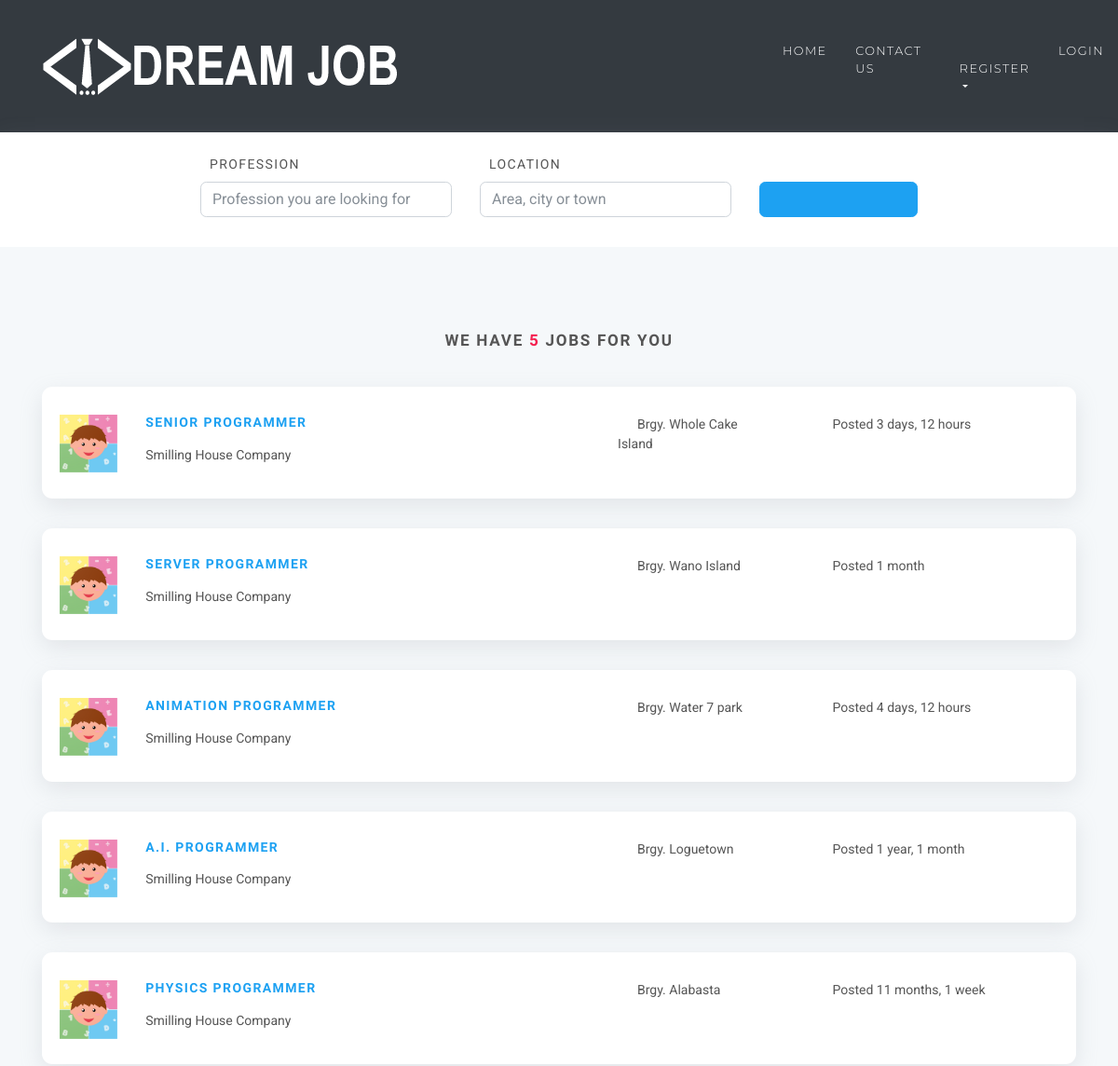
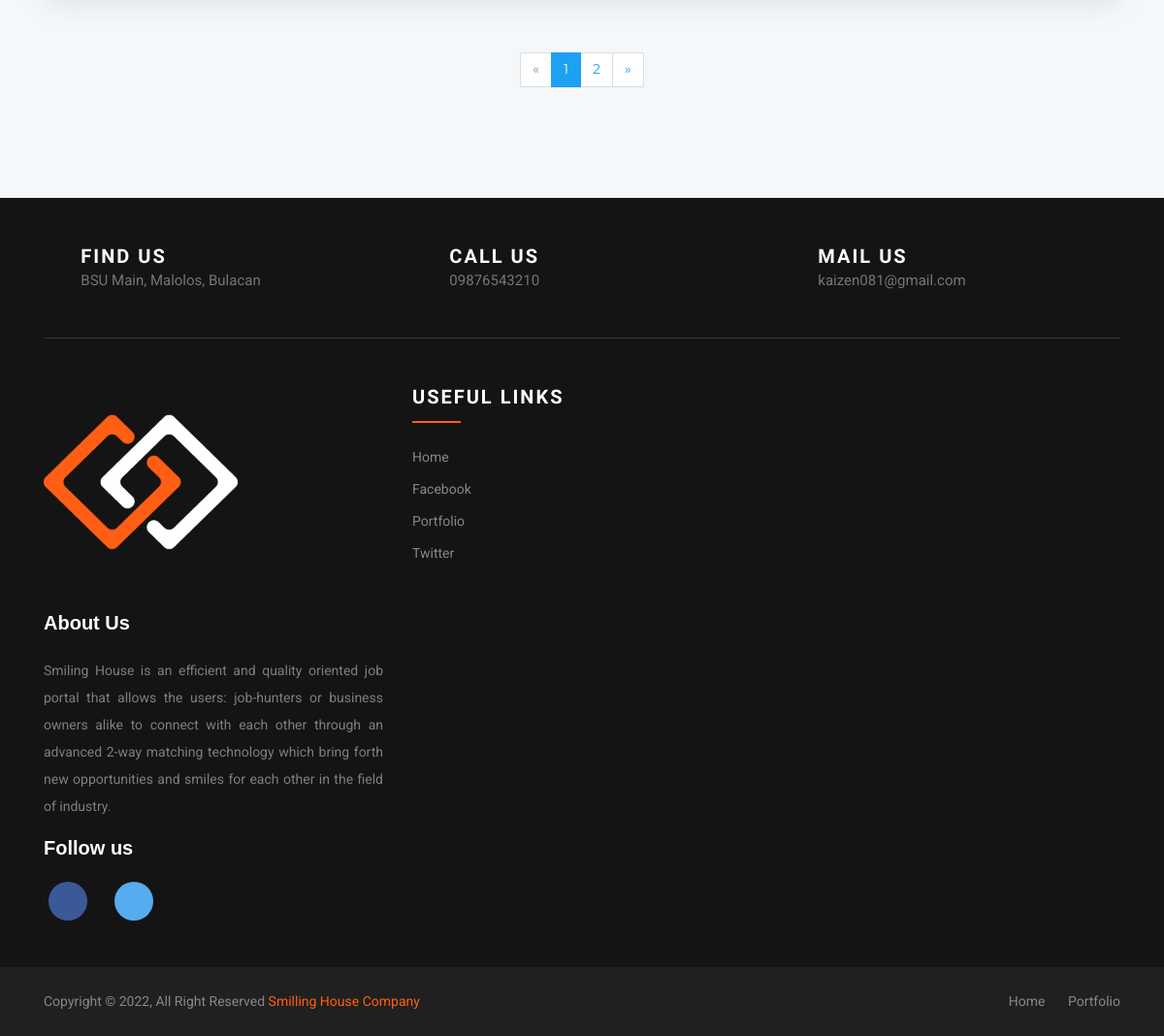
Page /jobs on the committed database (2 pictures, top to bottom).
### jobsapp/models.py (models this page shows, shortened)
class Job(models.Model):
    user = models.ForeignKey(User, on_delete=models.CASCADE)
    title = models.CharField(max_length=300)
    description = models.TextField()
    location = models.CharField(max_length=150)
    type = models.CharField(choices=JOB_TYPE, max_length=10)
    category = models.CharField(max_length=100)
    last_date = models.DateTimeField()
    company_name = models.CharField(max_length=100)
    company_description = models.CharField(max_length=300)
    website = models.CharField(max_length=100, default="")
    created_at = models.DateTimeField(default=timezone.now)
    filled = models.BooleanField(default=False)

### jobsapp/views/home.py (the view)
# urls.py: path('jobs', JobListView.as_view(), name='jobs'),
class JobListView(ListView):
    model = Job
    template_name = 'jobs/jobs.html'
    context_object_name = 'jobs'
    paginate_by = 5

### templates/jobs/jobs.html (shortened to what this page needs)
{% extends 'base.html' %}
{% load static %}
{% block content %}
    <section class="job-form-section job-form-section--compressed">
        <div class="container job-form-section-inner">
            <form id="job-main-form" method="get" action="#" class="job-main-form">
                <div class="controls">
                    <div class="row align-items-end">
                        <div class="col-sm-1 col-lg-2"></div>
                        <div class="col-sm-5 col-lg-3 form-group">
                            <label for="profession">Profession</label>
                            <input type="text" id="profession" name="profession"
                                   placeholder="Profession you are looking for" class="form-control">
                        </div>
                        <div class="col-sm-5 col-lg-3 form-group">
                            <label for="location">Location</label>
                            <input type="text" id="location" name="location" placeholder="Area, city or town"
                                   class="form-control">
                        </div>
                        <div class="col-sm-1 col-lg-2 form-group">
                            <button type="submit" name="name" class="btn btn-outline-blue-primary job-main-form__button">
                                <i class="fa fa-search"></i>
                            </button>
                        </div>
                        <div class="col-sm-1 col-lg-2"></div>
                    </div>
                </div>
            </form>
        </div>
    </section>
    <section class="found-jobs-section">
        <div class="container">
            <h4 class="heading">We have <span class="accent">{{ jobs.count }}</span> jobs for you</h4>
            {% for job in jobs %}
                <div class="job-listing  ">
                    <div class="row">
                        <div class="col-md-12 col-lg-6">
                            <div class="row">
                                <div class="col-2">
                                    <img src="{% static 'img/test_logo.png' %}"
                                         alt="Company Logo " class="img-fluid">
                                </div>
                                <div class="col-10">
                                    <h5 class="job__title"><a
                                            href="{% url 'jobs:jobs-detail' job.id %}">{{ job.title }}</a></h5>
                                    <p class="job__company">
                                        {{ job.company_name }}
                                    </p>
                                </div>
                            </div>
                        </div>
                        <div class="col-10 col-md-3 col-lg-2 ml-auto"><i class="fa fa-map-marker job__location"></i>
                            {{ job.location }}
                        </div>
                        <div class="col-10 col-md-3 col-lg-3 ml-auto">
                            <p>Posted {{ job.created_at|timesince }}</p>
                        </div>
                    </div>
                </div>
            {% endfor %}
            {% if is_paginated %}
                <div class="row">
                    <div class="col-md-12">
                        <nav aria-label="Page navigation example" class="d-flex justify-content-center mt-4 mb-4">
                            <ul class="pagination">
                                {% if page_obj.has_previous %}
                                    <li class="page-item">
                                        <a href="?page={{ page_obj.previous_page_number }}"
                                           class="page-link">&laquo;</a>
                                    </li>
                                {% else %}
                                    <li class="page-item disabled">
                                        <a class="page-link">&laquo;</a>
                                    </li>
                                {% endif %}
                                {% for i in page_obj.paginator.page_range %}
                                    {% if page_obj.number == i %}
                                        <li class="page-item active">
                                            <a class="page-link">{{ i }}</a>
                                        </li>
                                    {% else %}
                                        <li class="page-item">
                                            <a href="?page={{ i }}" class="page-link">{{ i }}</a>
                                        </li>
                                    {% endif %}
                                {% endfor %}
                                {% if page_obj.has_next %}
                                    <li class="page-item">
                                        <a href="?page={{ page_obj.next_page_number }}" class="page-link">&raquo;</a>
                                    </li>
                                {% else %}
                                    <li class="page-item disabled">
                                        <a class="page-link">&raquo;</a>
                                    </li>
                                {% endif %}
                            </ul>
                        </nav>
                    </div>
                </div>
            {% endif %}
        </div>
    </section>
{% endblock %}

### static/css/style.default.css (style rules this page uses)
html { height: 100%; }
body { height: 100%; }
section { position: relative; padding-top: 90px; padding-bottom: 90px; }
button { cursor: pointer; }
.heading { text-align: center; margin-bottom: 40px; }
.heading:after { content: " "; display: block; width: 100px; height: 2px; margin: 20px auto 20px; background: #ff7473; }
a, button { -webkit-transition: all 0.2s ease-out; transition: all 0.2s ease-out; }
a i.fa, button i.fa { margin: 0 5px; }
.accent { color: green; }
.job-form-section { padding: 80px 0; background: #fafafa; }
.job-form-section .job-main-form { margin-bottom: 40px; }
.job-form-section .job-main-form label { text-transform: uppercase; letter-spacing: 0.1em; margin-left: 10px; }
.job-form-section.job-form-section--compressed { padding: 20px; }
.job-form-section.job-form-section--compressed .job-main-form { margin-bottom: 0; }
.job-main-form__button { margin-top: 15px; display: block; width: 100%; }
.job-listing { border: solid 1px #dee2e6; border-bottom: none; padding-top: 30px; padding-bottom: 10px; padding-left: 19px; padding-right: 15px; clear: both; -webkit-transition: all 0.2s ease-out; transition: all 0.2s ease-out; }
.job__title { margin-top: 0; }
.job__location { margin-right: 5px; color: #868e96; }
.btn { font-weight: 700; font-family: "Montserrat", Helvetica, Arial, sans-serif; border: 1px solid transparent; text-transform: uppercase; letter-spacing: 0.2em; padding: 0.375rem 0.75rem; font-size: 0.875rem; line-height: 1.5; border-radius: 0; -webkit-transition: background-color 0.15s ease-in-out, border-color 0.15s ease-in-out, -webkit-box-shadow 0.15s ease-in-out; transition: background-color 0.15s ease-in-out, border-color 0.15s ease-in-out, -webkit-box-shadow 0.15s ease-in-out; transition: background-color 0.15s ease-in-out, border-color 0.15s ease-in-out, box-shadow 0.15s ease-in-out; transition: background-color 0.15s ease-in-out, border-color 0.15s ease-in-out, box-shadow 0.15s ease-in-out, -webkit-box-shadow 0.15s ease-in-out; }
body { font-family: "Roboto", Helvetica, Arial, sans-serif; font-size: 0.875rem; font-weight: 400; line-height: 1.5; color: #555; background-color: #fff; }
a { color: #ff7473; text-decoration: none; }
h1, h2, h3, h4, h5, h6, .h1, .h2, .h3, .h4, .box-simple h3, .box-image .name h3, .box-image-text .top .name h3, .box-image-text .top .name h4, .h5, .h6 { margin-bottom: 1rem; font-family: "Montserrat", Helvetica, Arial, sans-serif; font-weight: 700; line-height: 1.2; color: #555; text-transform: uppercase; letter-spacing: 0.1em; }
h4, .h4, .box-simple h3, .box-image .name h3, .box-image-text .top .name h3, .box-image-text .top .name h4 { font-size: 1.0675rem; }
h5, .h5 { font-size: 0.875rem; }
.page-item:first-child .page-link { border-top-left-radius: 0rem; border-bottom-left-radius: 0rem; }
.page-item:last-child .page-link { border-top-right-radius: 0rem; border-bottom-right-radius: 0rem; }
.page-item.active .page-link { color: #fff; background-color: #ff7473; border-color: #ff7473; }
.page-item.disabled .page-link { color: #868e96; background-color: #fff; border-color: #ddd; }
.page-link { padding: 0.5rem 0.75rem; line-height: 1.25; color: #ff7473; background-color: #fff; border: 1px solid #ddd; font-family: "Montserrat", Helvetica, Arial, sans-serif; }
.form-control { padding: 0.375rem 0.75rem; font-size: 1rem; line-height: 1.5; color: #868e96; background-color: #fff; border: 1px solid #ced4da; border-radius: 0; -webkit-transition: border-color ease-in-out 0.15s, -webkit-box-shadow ease-in-out 0.15s; transition: border-color ease-in-out 0.15s, -webkit-box-shadow ease-in-out 0.15s; transition: border-color ease-in-out 0.15s, box-shadow ease-in-out 0.15s; transition: border-color ease-in-out 0.15s, box-shadow ease-in-out 0.15s, -webkit-box-shadow ease-in-out 0.15s; }
.form-control::placeholder { color: #868e96; }

### rows in the picture
Job: title "SENIOR PROGRAMMER", company_name "Smilling House Company", location "Brgy. Whole Cake Island", created_at "3 days, 12 hours"
Job: title "SERVER PROGRAMMER", company_name "Smilling House Company", location "Brgy. Wano Island", created_at "1 month"
Job: title "ANIMATION PROGRAMMER", company_name "Smilling House Company", location "Brgy. Water 7 park", created_at "4 days, 12 hours"
Job: title "A.I. PROGRAMMER", company_name "Smilling House Company", location "Brgy. Loguetown", created_at "1 year, 1 month"
Job: title "PHYSICS PROGRAMMER", company_name "Smilling House Company", location "Brgy. Alabasta", created_at "11 months, 1 week"

### other values in the picture
{{ jobs.count }} "5"
{{ i }} "1"
{{ i }} "2"
